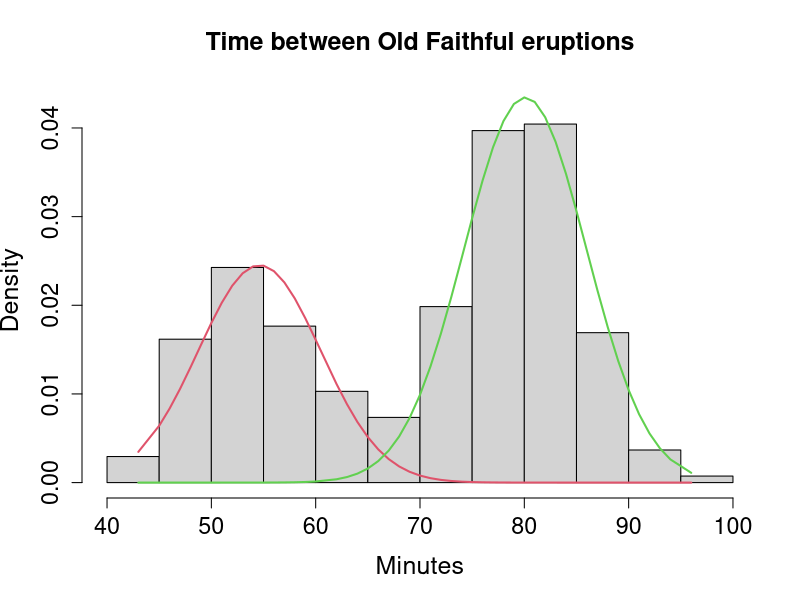

Generate this figure with R:
## ---- chunk 1
library(mixtools)
attach(faithful)
wait1 <- normalmixEM(waiting, lambda = .5, mu = c(55, 80), sigma = c(5,5))
plot(wait1, density = TRUE, cex.axis = 1.4, cex.lab = 1.5, cex.main = 1.5,
     main2 = "Time between Old Faithful eruptions", xlab2 = "Minutes",whichplots = 2)
